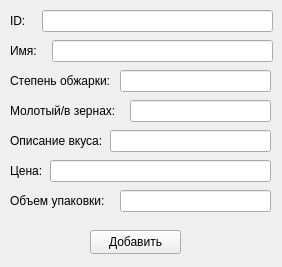
<?xml version="1.0" encoding="UTF-8"?>
<ui version="4.0">
 <class>MainWindow</class>
 <widget class="QMainWindow" name="MainWindow">
  <property name="geometry">
   <rect>
    <x>0</x>
    <y>0</y>
    <width>282</width>
    <height>267</height>
   </rect>
  </property>
  <property name="windowTitle">
   <string>MainWindow</string>
  </property>
  <widget class="QWidget" name="centralwidget">
   <widget class="QLabel" name="label">
    <property name="geometry">
     <rect>
      <x>10</x>
      <y>10</y>
      <width>41</width>
      <height>21</height>
     </rect>
    </property>
    <property name="text">
     <string>ID:</string>
    </property>
   </widget>
   <widget class="QLineEdit" name="id_input">
    <property name="geometry">
     <rect>
      <x>42</x>
      <y>10</y>
      <width>231</width>
      <height>22</height>
     </rect>
    </property>
   </widget>
   <widget class="QLabel" name="label_2">
    <property name="geometry">
     <rect>
      <x>10</x>
      <y>40</y>
      <width>41</width>
      <height>21</height>
     </rect>
    </property>
    <property name="text">
     <string>Имя:</string>
    </property>
   </widget>
   <widget class="QLineEdit" name="name_input">
    <property name="geometry">
     <rect>
      <x>52</x>
      <y>40</y>
      <width>221</width>
      <height>22</height>
     </rect>
    </property>
   </widget>
   <widget class="QLabel" name="label_3">
    <property name="geometry">
     <rect>
      <x>10</x>
      <y>70</y>
      <width>111</width>
      <height>21</height>
     </rect>
    </property>
    <property name="text">
     <string>Степень обжарки:</string>
    </property>
   </widget>
   <widget class="QLineEdit" name="degree_input">
    <property name="geometry">
     <rect>
      <x>120</x>
      <y>70</y>
      <width>151</width>
      <height>22</height>
     </rect>
    </property>
   </widget>
   <widget class="QLabel" name="label_4">
    <property name="geometry">
     <rect>
      <x>10</x>
      <y>100</y>
      <width>111</width>
      <height>21</height>
     </rect>
    </property>
    <property name="text">
     <string>Молотый/в зернах:</string>
    </property>
   </widget>
   <widget class="QLineEdit" name="type_input">
    <property name="geometry">
     <rect>
      <x>130</x>
      <y>100</y>
      <width>141</width>
      <height>22</height>
     </rect>
    </property>
   </widget>
   <widget class="QLabel" name="label_5">
    <property name="geometry">
     <rect>
      <x>10</x>
      <y>130</y>
      <width>111</width>
      <height>21</height>
     </rect>
    </property>
    <property name="text">
     <string>Описание вкуса:</string>
    </property>
   </widget>
   <widget class="QLineEdit" name="description_input">
    <property name="geometry">
     <rect>
      <x>110</x>
      <y>130</y>
      <width>161</width>
      <height>22</height>
     </rect>
    </property>
   </widget>
   <widget class="QLabel" name="label_6">
    <property name="geometry">
     <rect>
      <x>10</x>
      <y>160</y>
      <width>41</width>
      <height>21</height>
     </rect>
    </property>
    <property name="text">
     <string>Цена:</string>
    </property>
   </widget>
   <widget class="QLineEdit" name="price_input">
    <property name="geometry">
     <rect>
      <x>50</x>
      <y>160</y>
      <width>221</width>
      <height>22</height>
     </rect>
    </property>
   </widget>
   <widget class="QLabel" name="label_7">
    <property name="geometry">
     <rect>
      <x>10</x>
      <y>190</y>
      <width>111</width>
      <height>21</height>
     </rect>
    </property>
    <property name="text">
     <string>Объем упаковки:</string>
    </property>
   </widget>
   <widget class="QLineEdit" name="volume_input">
    <property name="geometry">
     <rect>
      <x>120</x>
      <y>190</y>
      <width>151</width>
      <height>22</height>
     </rect>
    </property>
   </widget>
   <widget class="QPushButton" name="addButtonFromForm">
    <property name="geometry">
     <rect>
      <x>90</x>
      <y>230</y>
      <width>91</width>
      <height>24</height>
     </rect>
    </property>
    <property name="text">
     <string>Добавить</string>
    </property>
   </widget>
  </widget>
 </widget>
 <resources/>
 <connections/>
</ui>
